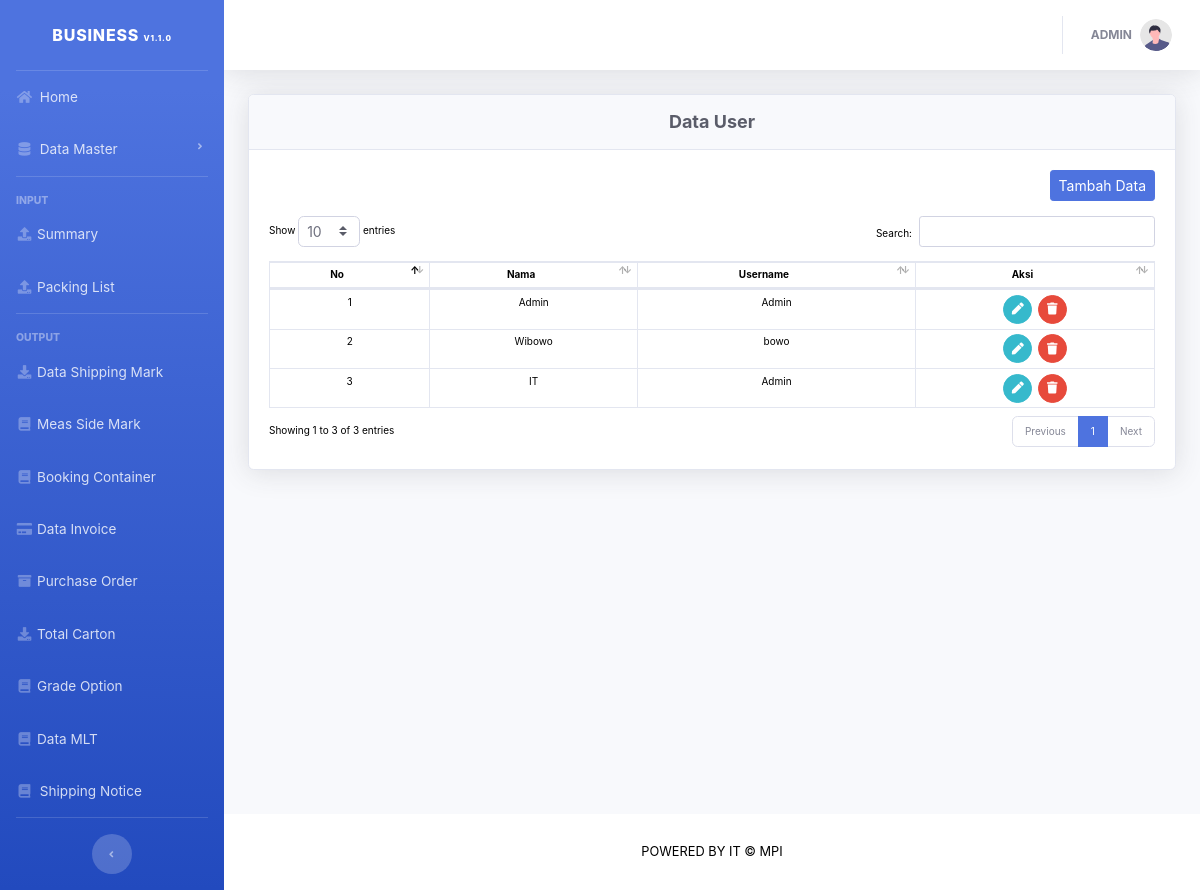
Screenshot of /data_user.php (signed in) with the database file from the repository.
### tables this page shows
CREATE TABLE `tb_user` (
  `id_user` int(11) NOT NULL,
  `nama` varchar(150) NOT NULL,
  `username` varchar(150) NOT NULL,
  `password` varchar(150) NOT NULL,
  `role` char(1) NOT NULL
);

### functions/function_user.php (called while the page is built, shortened)
<?php
	require_once 'koneksi.php';
	function getData() {
		global $conn;
		$sql 	= "SELECT * FROM tb_user";
		$result	= mysqli_query($conn, $sql);
		return mysqli_fetch_all($result, MYSQLI_ASSOC);
	}
?>

### data_user.php (the view, shortened to what this page needs)
<?php
    include_once 'layout/header.php';
    require 'functions/function_user.php';
?>
    <div class="container-fluid">
        <div class="card shadow mb-4">
            <div class="card-header py-3">
                <h6 style="font-size : 18px;" class="m-0 font-weight-bold text-dark"><center>Data User</center></h6>
            </div>
            <div class="card-body">
                <div class="d-grid gap-2 d-md-flex justify-content-md-end">
                    <button type="button" class="btn btn-primary btn-sm" data-bs-toggle="modal" data-bs-target="#exampleModal1">Tambah Data</button>
                </div>
                <br>
                <div class="table-responsive">
                    <table class="table table-bordered" id="dataTable" width="100%" cellspacing="0">
                        <thead>
                            <tr>
                                <th style="text-align: center;">No</th>
                                <th style="text-align: center;">Nama</th>
                                <th style="text-align: center;">Username</th>
                                <th style="text-align: center;">Aksi</th>
                            </tr>
                        </thead>
                        <tbody>
                            <?php $all = getData(); $no = 1; ?>
                            <?php foreach ($all as $data) { ?>
                            <tr>
                                <td style="text-align: center;"><?= $no++ ?></td>
                                <td style="text-align: center;"><?= $data['nama'] ?></td>
                                <td style="text-align: center;"><?= $data['username'] ?></td>
                                <td style="text-align: center;"><a href="<?= 'edit_user.php?id_user='.$data['id_user']; ?>" class="btn btn-info btn-circle btn-sm"><i class="fas fa-pen"></i></a>
                                &nbsp;<a href="<?= 'functions/function_user.php?hapus='.$data['id_user']; ?>" onclick="return confirm('Are you sure ?')" class="btn btn-danger btn-circle btn-sm"><i class="fas fa-trash"></i></a></td>
                            </tr>
                            <?php } ?>
                        </tbody>
                    </table>
                </div>
            </div>
        </div>
    </div>
<?php
    include_once 'layout/footer.php';
?>

### rows the page displays
tb_user: nama "Admin", username "Admin"
tb_user: nama "Wibowo", username "bowo"
tb_user: nama "IT", username "Admin"

### other values shown
$_SESSION['username'] "ADMIN"
